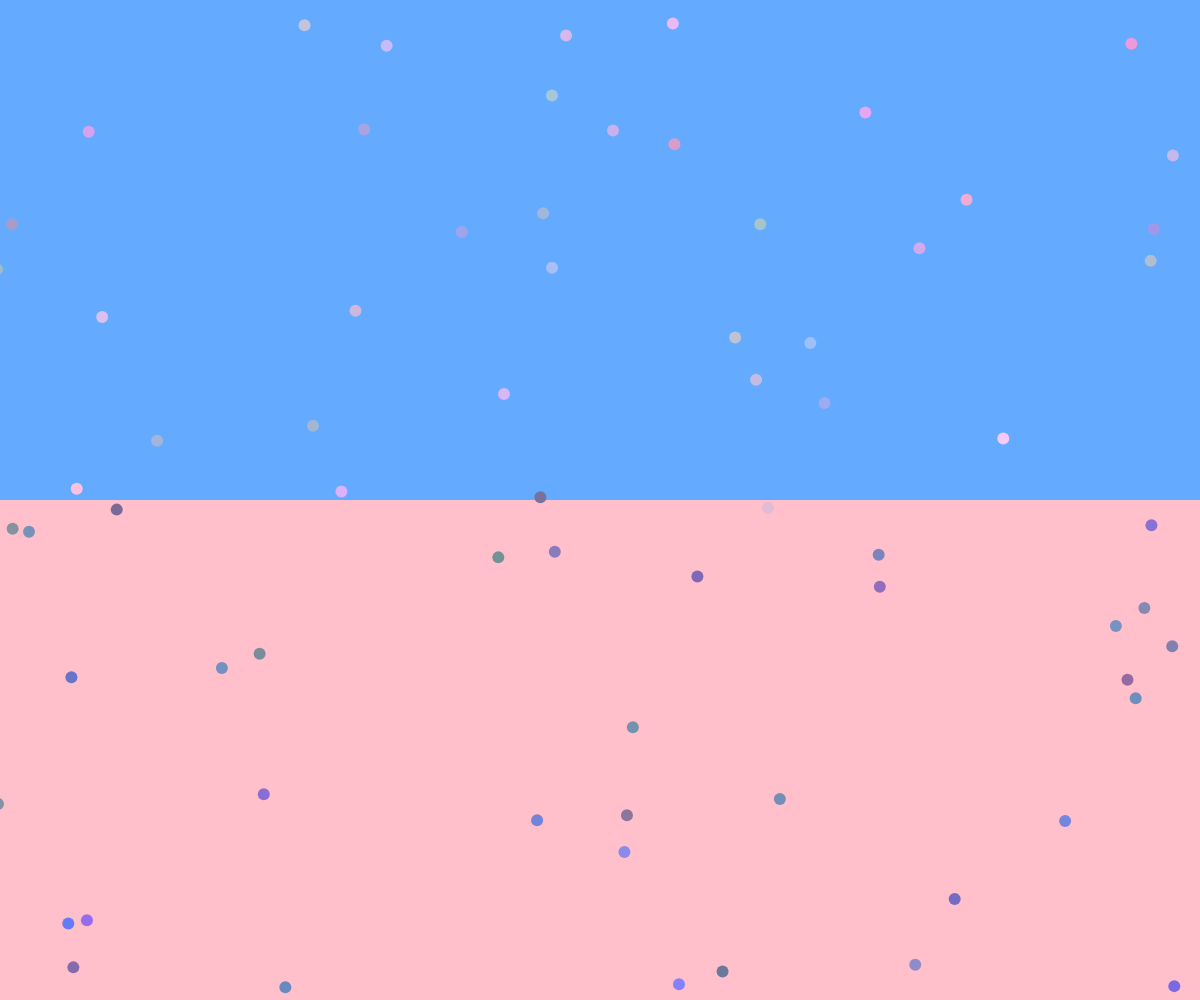
Frame 1 (no input)
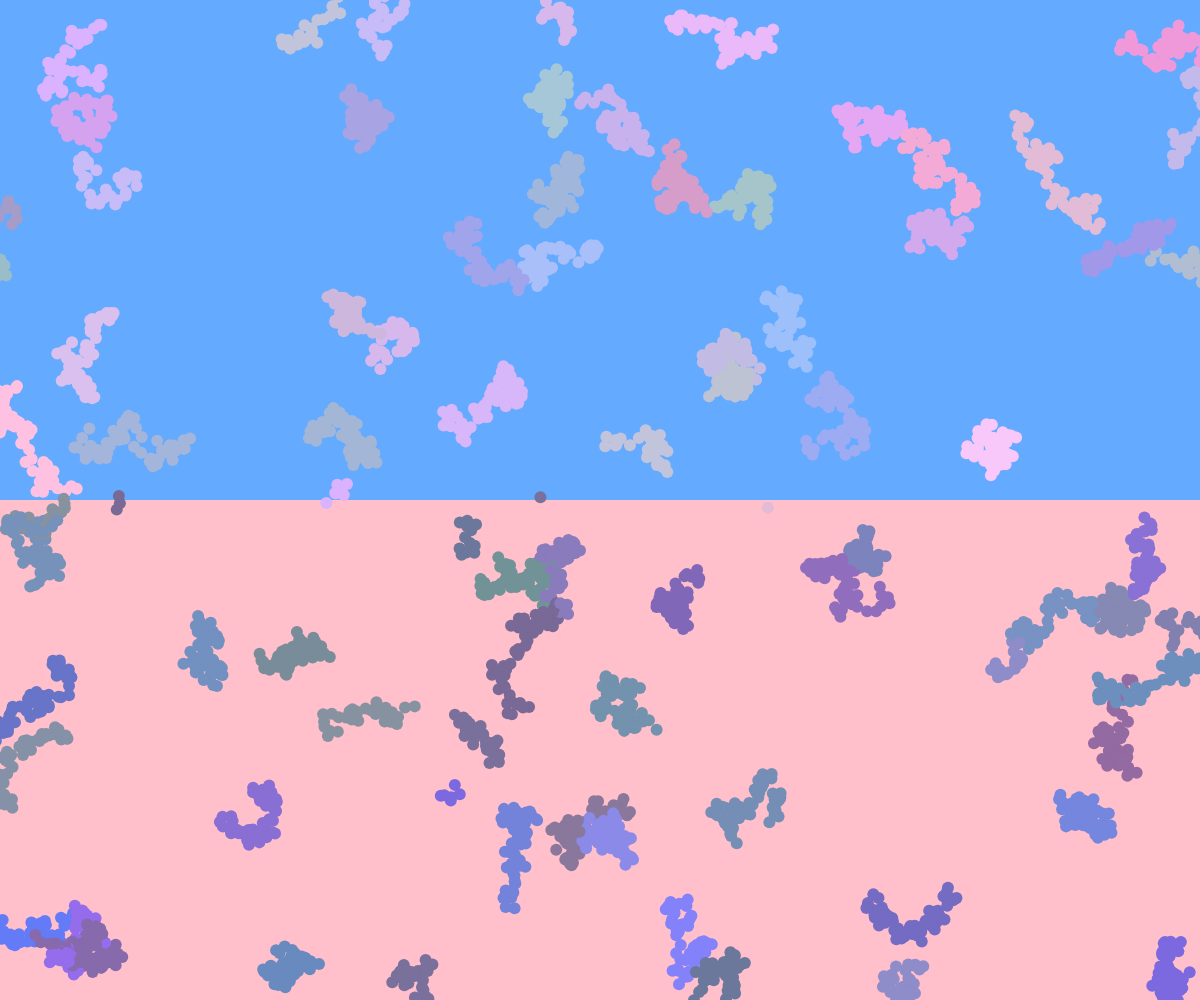
Frame 60 (no input)
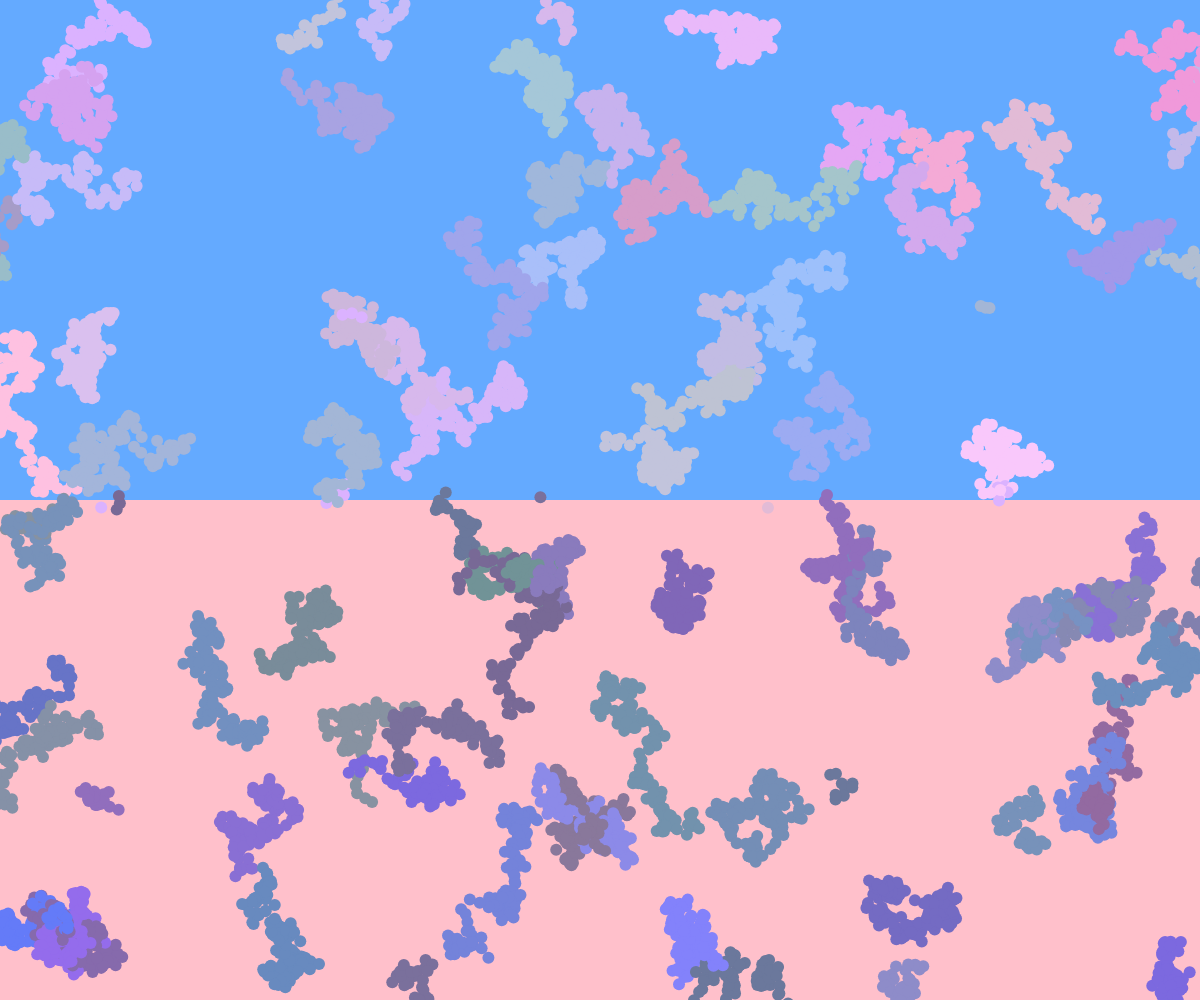
Frame 120 (the mouse pressed at the canvas centre since frame 60)

The p5.js sketch that drew these frames (run headless with seeded random() and noise() and a simulated clock; from frame 60 on, the mouse is pressed at the canvas centre):

// p5.js sketch
// ── sketch.js
let walkers = [];
let numWalkers = 70;

function setup() {
  createCanvas(windowWidth, windowHeight);
  
  
  background(100, 170, 200);
  fill(100, 170, 255); 
  noStroke(); 
  rect(0, 0, width, height / 2);

 
  fill(255, 192, 203); 
  rect(0, height / 2, width, height / 2);
  
  
  for (let i = 0; i < numWalkers / 2; i++) {
    let x = random(0, width);
    let y = random(0, height / 2);
    walkers.push(new Walker(x, y, random(150, 255), random(150, 200), random(200, 255), 10, 12, 0, height / 2)); // Adjusted walker colors to be visible against blue, removed green
  }

  
  for (let i = 0; i < numWalkers / 2; i++) {
    let x = random(0, width);
    let y = random(height / 2, height);
    walkers.push(new Walker(x, y, random(100, 150), random(100, 150), random(150, 255), 10, 12, height / 2, height)); // Adjusted walker colors to be visible against pink, removed green
  }
}

function draw() {
  for (let walker of walkers) {
    walker.step();
    walker.show();
  }
}

class Walker {
  constructor(x, y, r, g, b, speed, size, minY, maxY) {
    this.x = x;
    this.y = y;
    this.r = r;
    this.g = g;
    this.b = b;
    this.speed = speed; 
    this.size = size; 
    this.minY = minY; 
    this.maxY = maxY; 
  }

  step() {
    if (this.y < this.minY || this.y > this.maxY) {
      this.x = random(0, width);
      this.y = random(this.minY, this.maxY);
    }
    this.x += random(-this.speed, this.speed); 
    this.y += random(-this.speed, this.speed); 
  }

  show() {
    noStroke();
    fill(this.r, this.g, this.b);
    ellipse(this.x, this.y, this.size, this.size); 
  }
}
